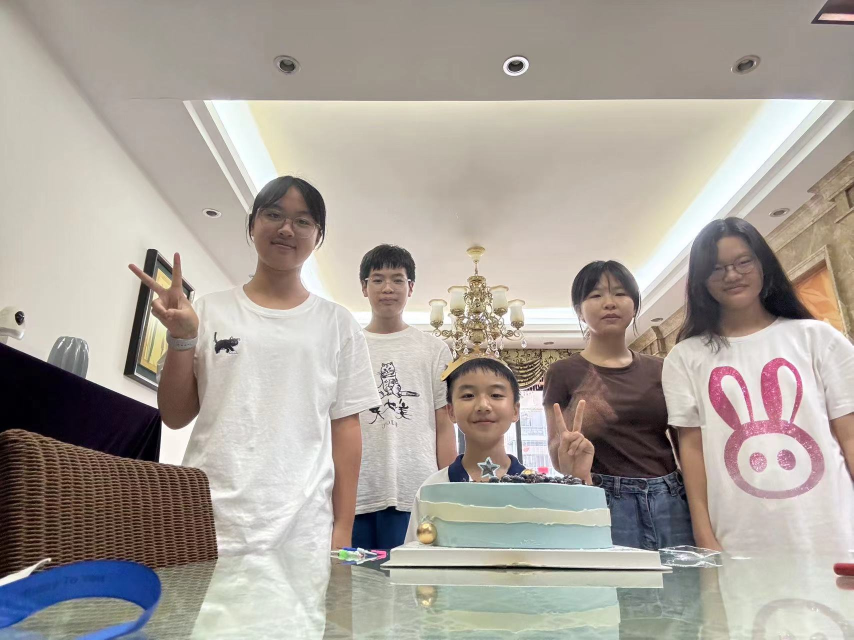
#> input picture pythonprojects/pythonaistudy/face/many_face.jpg, 1707 x 1280 px (shown at 1/2 size); the run also reads 1 picture not shown here
$ jupyter execute --allow-errors '人脸识别.ipynb'
#> lines starting #> are read from the running program, lines starting #| are printed output that depends on the picture; after the words box and inside, x2 and y2 are one past the last pixel; in counts of white or black regions, pixels touching at a corner belong together; pictures that were not available may be replaced by others from this repository, and a replacement may not be noted
[cell 1]
#识别照片中的人脸
#导入模块
import cv2 as cv
#读取图片
img=cv.imread('many_face.jpg')
#> img is the input picture: shape (1280, 1707, 3); mean B, G, R 155.1, 163, 170.4
#调整图片大小
img=cv.resize(img,(895,668))
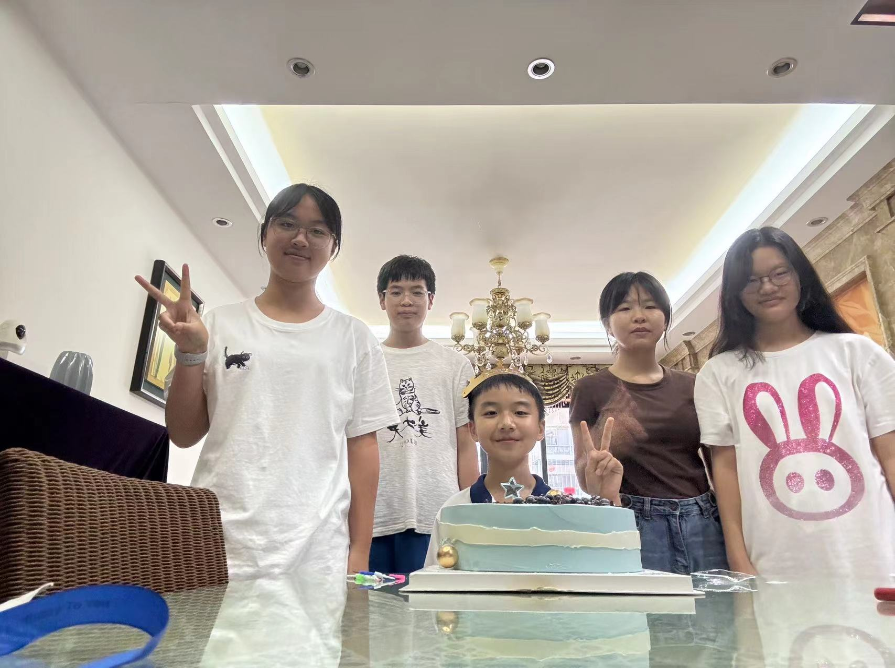
#> img: shape (668, 895, 3); mean B, G, R 155, 162.9, 170.3
#灰度化
gray=cv.cvtColor(img,cv.COLOR_BGR2GRAY)
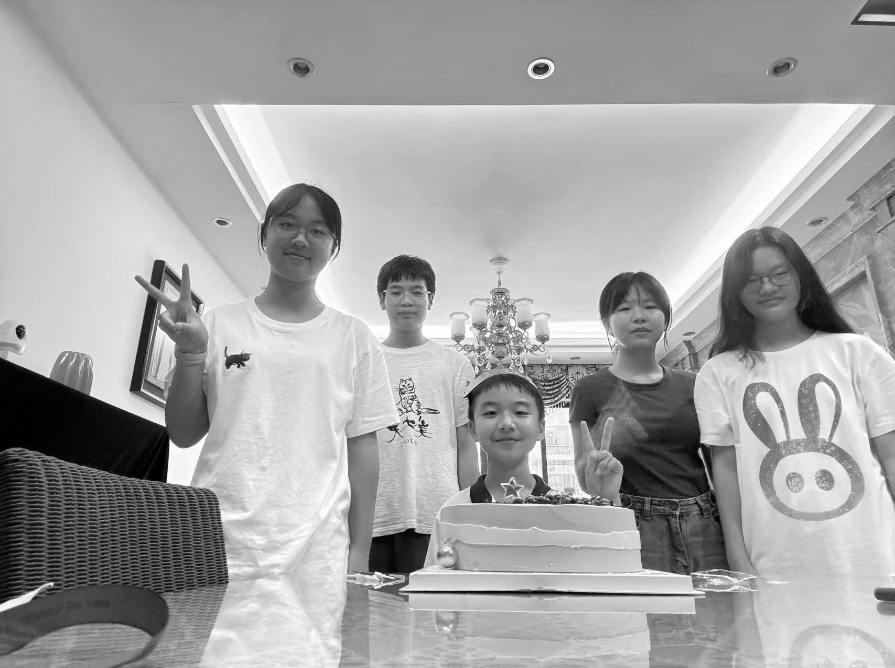
#> gray: shape (668, 895); min 0, max 255, mean 164.2
#加载人脸识别分类器
face_cascade=cv.CascadeClassifier('haarcascade/haarcascade_frontalface_default.xml')
#识别人脸
faces=face_cascade.detectMultiScale(gray,1.1,4)
#> faces = [[378, 270, 58, 58], [737, 250, 67, 67], [604, 280, 67, 67], [261, 199, 74, 74], [467, 381, 79, 79], [760, 444, 97, 97]]
#参数1：要检测的图像；参数2：缩放比例(数值越大，更有可能排除其他干扰项，但有时候人脸也会忽略)；参数3：重复识别n次，每次都识别到了人脸才在最后框出来；参数4：默认为0;参数5：最小检测人脸大小；参数6：最大检测人脸大小
for (x,y,w,h) in faces:
    cv.rectangle(img,(x,y),(x+w,y+h),(255,0,0),2)
#> this loop made 6 passes
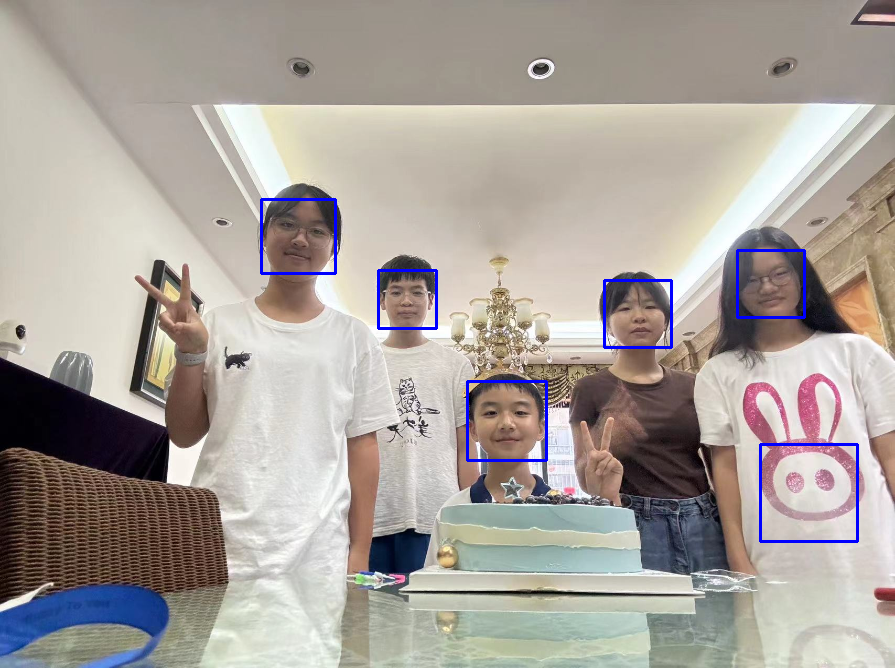
#> img: shape (668, 895, 3); 0.88% of pixels changed, all inside (x1, y1, x2, y2) = (260, 198, 859, 543)
cv.imshow('img',img)
cv.waitKey(0)
cv.destroyAllWindows()

[cell 2]
#识别摄像头中的人脸并框出其位置
import cv2 as cv
def face_detect_demo(img):
    gray=cv.cvtColor(img,cv.COLOR_BGR2GRAY)
#> gray: shape (480, 854)
    face_cascade=cv.CascadeClassifier('haarcascade/haarcascade_frontalface_default.xml')
    faces=face_cascade.detectMultiScale(gray,1.1,10)
#> faces = ()
    for (x,y,w,h) in faces:
        cv.rectangle(img,(x,y),(x+w,y+h),(0,255,0),2)
        cv.circle(img,(x+w//2,y+h//2),w//2,(0,0,255),2)
#> this loop made 0 passes

    cv.imshow('face_detect_demo',img)
cap=cv.VideoCapture(0)
while True:
    flag, frame = cap.read()
    if not flag:
        break
    face_detect_demo(frame)
    if cv.waitKey(1) & 0xFF == ord('q'):
#> (key q is pressed here)
        break
cap.release()
cv.destroyAllWindows()

[cell 3]
#识别视频中的人脸并框出
import cv2 as cv
def face_detect_demo(img):
    gray=cv.cvtColor(img,cv.COLOR_BGR2GRAY)
    face_cascade=cv.CascadeClassifier('haarcascade/haarcascade_frontalface_default.xml')
    faces=face_cascade.detectMultiScale(gray,1.3,15)
#> faces = ()
    for (x,y,w,h) in faces:
        cv.rectangle(img,(x,y),(x+w,y+h),(0,255,0),2)
        cv.circle(img,(x+w//2,y+h//2),w//2,(0,0,255),2)

    cv.imshow('face_detect_demo',img)
cap=cv.VideoCapture("video.mp4")
while True:
    flag, frame = cap.read()
    if not flag:
        break
    face_detect_demo(frame)
    if cv.waitKey(1) & 0xFF == ord('q'):
#> (key q is pressed here)
        break
cap.release()
cv.destroyAllWindows()

[cell 4]
import cv2
import os
import sys
from PIL import Image
import numpy as np
img_path_num=1
face_cascade=cv2.CascadeClassifier('haarcascade/haarcascade_frontalface_default.xml')
def save_image():
    global img_path_num
    global face_cascade
    global cap
    cap = cv2.VideoCapture(0)
    while True:
        ret, frame1 = cap.read()
        faces=face_cascade.detectMultiScale(frame1,scaleFactor=1.13,minNeighbors=5)
#> faces = ()
        for (x,y,w,h) in faces:
            frame2=cv2.rectangle(frame1,(x,y),(x+w,y+h),(255,0,0),2)
            frame=frame1[y:y+h,x:x+w]
        frame1=cv2.resize(frame1,(1280,960))
        cv2.imshow('frame', frame1)
        if cv2.waitKey(1) & 0xFF == ord('s'):
#> (key q is pressed here)
            while True:
                save_img_path=os.path.join("./train/{}.jpg".format(img_path_num))
                if not os.path.exists(save_img_path):
                    break
                img_path_num += 1
            cv2.imwrite(save_img_path, frame)
            img_path_num+=1
        if cv2.waitKey(1) & 0xFF == ord('q'):
#> (key q is pressed here)
            break
    cap.release()
    cv2.destroyAllWindows()
def getImagesAndLabels(path):
    #创建空的列表
#> called with path = './train'
    faceSamples=[]
    #创建空的id标签列表
    ids=[]
    #获取图片具体路径
    img_paths=[os.path.join(path,f) for f in os.listdir(path)]
    #加载人脸分类器
    face_cascade=cv2.CascadeClassifier('haarcascade/haarcascade_frontalface_default.xml')
    #遍历图片路径列表
    for img_path in img_paths:
        #打开图片
        PIL_img=Image.open(img_path).convert('L')
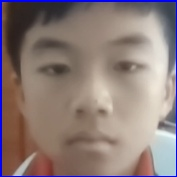
#> input picture pythonprojects/pythonaistudy/face/train/1.jpg, 177 x 177 px
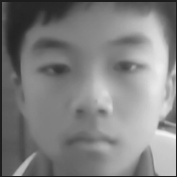
#> PIL_img: PIL image 177x177 L; min 26, max 244, mean 128.2
        #将图片转换为numpy数组
        img_numpy=np.array(PIL_img,'uint8')
        #识别图片中的人脸
        faces=face_cascade.detectMultiScale(img_numpy,scaleFactor=1.1,minNeighbors=5)
#> faces = [[12, 10, 155, 155]]
        #获取每张图片的id标签
        id=int(os.path.split(img_path)[-1].split('.')[0])
        for (x,y,w,h) in faces:
            #将人脸截取并保存
            face_img=img_numpy[y:y+h,x:x+w]
            #将截取的图片添加到列表中
            faceSamples.append(face_img)
            #将id标签添加到列表中
            ids.append(id)
#> this loop made 1 pass
#> pass 1, in getImagesAndLabels, `face_img=img_numpy[y:y+h,x:x+w]`:
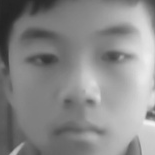
#> face_img: shape (155, 155); min 35, max 243, mean 137.7
#> after the loop, faceSamples = 1 item; ids = [1]
#> pass 2 of the loop in getImagesAndLabels, `for img_path in img_paths:`:
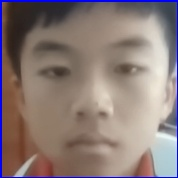
#> input picture pythonprojects/pythonaistudy/face/train/10.jpg, 178 x 178 px
#> in getImagesAndLabels, `PIL_img=Image.open(img_path).convert('L')`:
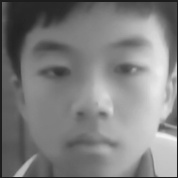
#> PIL_img: PIL image 178x178 L; min 25, max 243, mean 126.9
#> in getImagesAndLabels, `faces=face_cascade.detectMultiScale(img_numpy,scaleFactor=1.1,minNeigh..`: faces = [[12, 11, 158, 158]]
#> the loop in getImagesAndLabels, `for (x,y,w,h) in faces:` made 1 pass
#> pass 1, in getImagesAndLabels, `face_img=img_numpy[y:y+h,x:x+w]`:
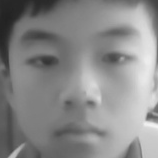
#> face_img: shape (158, 158); min 34, max 243, mean 136.9
#> after the loop in getImagesAndLabels, `for (x,y,w,h) in faces:`: faceSamples = 2 items; ids = [1, 10]
    return faceSamples,ids
path=r"./train"
#获取图像数组和id标签数组
save_image()
faces,ids=getImagesAndLabels(path)
#> faces = 2 items; ids = [1, 10]
#创建训练器
recognizer=cv2.face.LBPHFaceRecognizer_create()
#训练模型
recognizer.train(faces,np.array(ids))
#保存模型
recognizer.save('trainner.yml')
cap.release()
